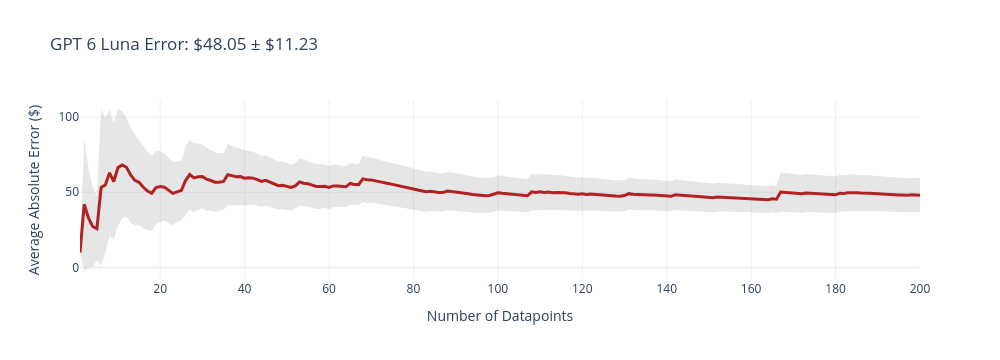
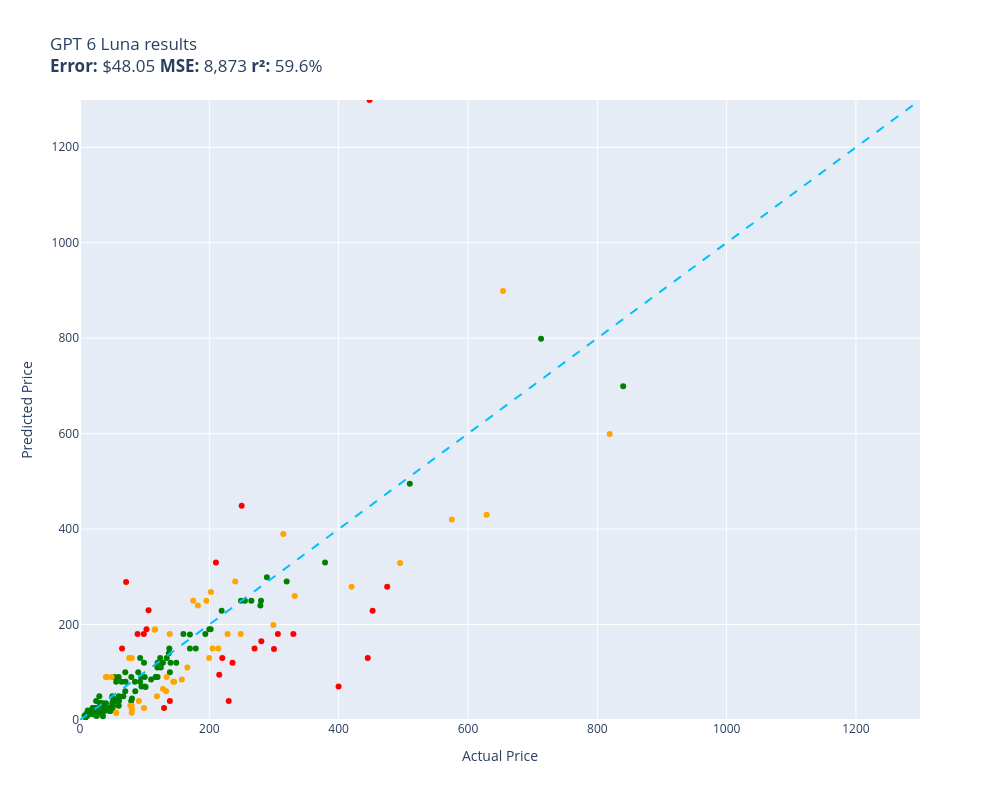

Notebook source saved alongside these figures, in order:
### Code cell
evaluate(gpt_6_luna, test)

### Figure 1 — Plotly figure (JSON) as saved in the notebook; plotly's stock layout.template omitted (floating-point values rounded to 4 significant figures; data arrays with more than 128 entries replaced by an {"elided": "..."} marker saying what was removed)
{"data": [{"fill": "toself", "fillcolor": "rgba(128,128,128,0.2)", "hoverinfo": "skip", "line": {"color": "rgba(255,255,255,0)"}, "name": "95% CI", "showlegend": false, "type": "scatter", "x": {"elided": "400 int values"}, "y": {"elided": "400 float values"}}, {"customdata": {"elided": "200x1 float values"}, "hovertemplate": "n=%{x}<br>Avg Error=$%{y:,.2f}<br>±95% CI=$%{customdata[0]:,.2f}<extra></extra>", "line": {"color": "firebrick", "width": 3}, "mode": "lines", "name": "Cumulative Avg Error", "type": "scatter", "x": {"elided": "200 int values"}, "y": {"elided": "200 float values"}}], "layout": {"height": 360, "showlegend": false, "title": {"text": "GPT 6 Luna Error: $48.05 ± $11.23"}, "width": 1000, "xaxis": {"title": {"text": "Number of Datapoints"}}, "yaxis": {"title": {"text": "Average Absolute Error ($)"}}}}

### Figure 2 — Plotly figure (JSON) as saved in the notebook; plotly's stock layout.template omitted (floating-point values rounded to 4 significant figures; data arrays with more than 128 entries replaced by an {"elided": "..."} marker saying what was removed)
{"data": [{"customdata": {"elided": "133x1 str values"}, "hovertemplate": "%{customdata[0]}<extra></extra>", "legendgroup": "green", "marker": {"color": "green", "size": 6, "symbol": "circle"}, "mode": "markers", "name": "green", "orientation": "v", "showlegend": true, "type": "scatter", "x": {"elided": "133 float values"}, "xaxis": "x", "y": {"elided": "133 float values"}, "yaxis": "y"}, {"customdata": [["telpo Headlight Assembly Fit For 15 Camr...\nGuess=$189.99 Actual=$115.99"], ["SuppliesOutlet Compatible Toner Cartridg...\nGuess=$79.99 Actual=$144.29"], ["PEMP E65 E66 CDC Simulate Optical Fiber ...\nGuess=$49.99 Actual=$119.00"], ["Intermatic PX300 12V 300W Transformer wi...\nGuess=$89.99 Actual=$134.00"], ["SKB iSeries 3i-13096-6KP Case for BlackM...\nGuess=$249.99 Actual=$174.99"], ["Bam Trekking 3027SB Single Black Clarine...\nGuess=$260.00 Actual=$332.00"], ["Mini PC, Kinupute Desktop Computer E3-12...\nGuess=$329.00 Actual=$495.00"], ["Clementoni 39132.5 Jigsaw Puzzle 1,000 P...\nGuess=$14.99 Actual=$79.95"], ["KOMPUTERBAY 4GB 2X 2GB DDR2 1066MHz PC2-...\nGuess=$22.00 Actual=$80.34"], ["Scranton & Co 3 Drawer Mobile File Cabin...\nGuess=$189.00 Actual=$115.35"], ["Canon EOS Rebel T7 Digital SLR Camera wi...\nGuess=$599.00 Actual=$819.00"], ["Task T24287 Roman Ogee Router Bit with 1...\nGuess=$14.99 Actual=$55.88"], ["Travelpro Platinum Elite Slim Business L...\nGuess=$149.99 Actual=$213.83"], ["JRready ST6313 DT Deutsch Connector Kit,...\nGuess=$129.99 Actual=$199.68"], ["15\" Locking Shower Head Extension Arm in...\nGuess=$29.99 Actual=$79.95"], ["Wenger City Upgrade Laptop Backpack with...\nGuess=$79.99 Actual=$145.42"], ["MC: Pindicator (Dual Intensity Amber)\nGuess=$90.00 Actual=$40.00"], ["Evan-Fischer Front Bumper Cover Compatib...\nGuess=$268.00 Actual=$202.38"], ["Webcem Solar Shed Light Outdoor Indoor, ...\nGuess=$29.99 Actual=$77.96"], ["Festool 492370 Platin 2 S1000 Grit 6-Inc...\nGuess=$39.99 Actual=$91.00"], ["Poison Spyder 10-08-020 Rocker Knocker\nGuess=$429.99 Actual=$628.76"], ["VLAND LED Smoked Taillights Compatible F...\nGuess=$289.99 Actual=$239.99"], ["BESTILL Wall Mounted Shower Faucet Set, ...\nGuess=$129.99 Actual=$76.00"], ["Marvel Legends Series X-Men 6-Inch Archa...\nGuess=$24.99 Actual=$98.95"], ["ANZO USA 111207 GMC SIERRA 99-06 / YUKON...\nGuess=$239.99 Actual=$182.28"], ["Pioneer 2AM401-BN Two Handle Kitchen Fau...\nGuess=$180.00 Actual=$228.22"], ["Grey Pneumatic 1311SD Impact Socket Set\nGuess=$85.00 Actual=$157.43"], ["Walker Exhaust Ultra EPA 16478 Direct Fi...\nGuess=$420.00 Actual=$574.99"], ["Mikrotik RB3011UIAS-RM RouterBOARD 10xGi...\nGuess=$199.00 Actual=$299.00"], ["AC Compressor & A/C Kit For BMW 335i 335...\nGuess=$389.95 Actual=$314.41"], ["DuraGo 29515020 Front Hub Assembly\nGuess=$64.99 Actual=$128.34"], ["MXR Carbon Copy Deluxe Analog Delay Guit...\nGuess=$249.99 Actual=$195.50"], ["Cardone 84-58642 New HEI Electronic Dist...\nGuess=$110.00 Actual=$165.99"], ["SP Air Corporation SP-8102BU 1/4-Inch He...\nGuess=$149.99 Actual=$204.99"], ["A-Premium Front Suspension Steering Knuc...\nGuess=$89.99 Actual=$48.99"], ["OEM Samsung Remote Control Shipped with ...\nGuess=$14.99 Actual=$56.00"], ["LD Compatible Ink Cartridge Replacement ...\nGuess=$89.99 Actual=$41.99"], ["Pacific Drums PDCM1618TTRB 16 x 18 Inche...\nGuess=$279.00 Actual=$419.99"], ["Empava 24\" Single Wall Ovens 10 Cooking ...\nGuess=$899.00 Actual=$654.14"], ["PowerSport Front Rear Brakes and Rotors ...\nGuess=$180.00 Actual=$248.51"], ["Targus CityGear Durable Backpack, Black,...\nGuess=$59.99 Actual=$133.43"], ["Garmin 010-12402-10 GT15M-TM Transom-Mou...\nGuess=$179.99 Actual=$138.74"], ["MonMount Triple Monitor Stand Freestandi...\nGuess=$129.99 Actual=$79.99"]], "hovertemplate": "%{customdata[0]}<extra></extra>", "legendgroup": "orange", "marker": {"color": "orange", "size": 6, "symbol": "circle"}, "mode": "markers", "name": "orange", "orientation": "v", "showlegend": true, "type": "scatter", "x": [116.0, 144.3, 119.0, 134.0, 175.0, 332.0, 495.0, 79.95, 80.34, 115.3, 819.0, 55.88, 213.8, 199.7, 79.95, 145.4, 40.0, 202.4, 77.96, 91.0, 628.8, 240.0, 76.0, 98.95, 182.3, 228.2, 157.4, 575.0, 299.0, 314.4, 128.3, 195.5, 166.0, 205.0, 48.99, 56.0, 41.99, 420.0, 654.1, 248.5, 133.4, 138.7, 79.99], "xaxis": "x", "y": [190.0, 79.99, 49.99, 89.99, 250.0, 260.0, 329.0, 14.99, 22.0, 189.0, 599.0, 14.99, 150.0, 130.0, 29.99, 79.99, 90.0, 268.0, 29.99, 39.99, 430.0, 290.0, 130.0, 24.99, 240.0, 180.0, 85.0, 420.0, 199.0, 389.9, 64.99, 250.0, 110.0, 150.0, 89.99, 14.99, 89.99, 279.0, 899.0, 180.0, 59.99, 180.0, 130.0], "yaxis": "y"}, {"customdata": [["RBC12-UPC Replacement Battery Cartridge ...\nGuess=$39.99 Actual=$229.99"], ["ACDelco GM Original Equipment FW339 Fron...\nGuess=$95.00 Actual=$215.33"], ["Pump Head TBVECHI 175PSI 4KW 5.5HP 21CFM...\nGuess=$180.00 Actual=$329.90"], ["APS iBoard 6-inch Aluminum (Black Powder...\nGuess=$329.99 Actual=$210.23"], ["DEWALT 20V MAX* XR Impact Driver with Bl...\nGuess=$229.00 Actual=$452.53"], ["Aolemi Oil Rubbed Bronze Single Function...\nGuess=$180.00 Actual=$98.65"], ["Dakota Alert MURS Alert Probe Sensor - M...\nGuess=$130.00 Actual=$219.99"], ["3D Tree Hole Branches 075 Stair Risers D...\nGuess=$24.99 Actual=$129.99"], ["KOHLER 18865-CP Filtered Water Faucet, P...\nGuess=$279.00 Actual=$475.00"], ["Sumerain S1339CM Double Handle Widesprea...\nGuess=$120.00 Actual=$235.86"], ["Lighted Triangle Mirror Cabinet Bathroom...\nGuess=$129.99 Actual=$445.00"], ["Kingston Brass KS269SN Kingston Clawfoot...\nGuess=$180.00 Actual=$305.99"], ["Aeromotive 13304 Regulator, X1 Adjustabl...\nGuess=$149.99 Actual=$269.95"], ["Canon Sure Shot 90u 35mm Date Camera\nGuess=$70.00 Actual=$399.89"], ["GENUINE VOLVO THERMOSTAT (3.0, 3.2) S60 ...\nGuess=$189.99 Actual=$102.85"], ["CradlePoint Compact Broadband Router (CB...\nGuess=$180.00 Actual=$89.00"], ["New Replacement seat cover fits Yamaha M...\nGuess=$39.99 Actual=$138.95"], ["Amana Tool - SC587 Carbide Tipped 3-Wing...\nGuess=$289.00 Actual=$71.23"], ["UPR Mach 1 Chin Spoiler Fits 94-98 Musta...\nGuess=$149.99 Actual=$64.99"], ["Music Hall pa15.3 MM/MC Phono Preamplifi...\nGuess=$449.00 Actual=$250.00"], ["KUNFINE Android Radio CarPlay & Android ...\nGuess=$230.00 Actual=$106.00"], ["Steering Wheel, Carbon Fiber Automotive ...\nGuess=$1,299.00 Actual=$447.74"], ["HP Laserjet 2100 Laser Printer W/Test Pr...\nGuess=$149.00 Actual=$299.98"], ["For Volvo C70 S70 V70 V40 S40 AC Compres...\nGuess=$165.00 Actual=$280.41"]], "hovertemplate": "%{customdata[0]}<extra></extra>", "legendgroup": "red", "marker": {"color": "red", "size": 6, "symbol": "circle"}, "mode": "markers", "name": "red", "orientation": "v", "showlegend": true, "type": "scatter", "x": [230.0, 215.3, 329.9, 210.2, 452.5, 98.65, 220.0, 130.0, 475.0, 235.9, 445.0, 306.0, 269.9, 399.9, 102.8, 89.0, 138.9, 71.23, 64.99, 250.0, 106.0, 447.7, 300.0, 280.4], "xaxis": "x", "y": [39.99, 95.0, 180.0, 330.0, 229.0, 180.0, 130.0, 24.99, 279.0, 120.0, 130.0, 180.0, 150.0, 70.0, 190.0, 180.0, 39.99, 289.0, 150.0, 449.0, 230.0, 1299.0, 149.0, 165.0], "yaxis": "y"}, {"hoverinfo": "skip", "line": {"color": "deepskyblue", "dash": "dash", "width": 2}, "mode": "lines", "name": "y = x", "showlegend": false, "type": "scatter", "x": [0, 1299], "y": [0, 1299]}], "layout": {"height": 800, "legend": {"title": {"text": "color"}, "tracegroupgap": 0}, "showlegend": false, "title": {"text": "GPT 6 Luna results<br><b>Error:</b> $48.05 <b>MSE:</b> 8,873 <b>r²:</b> 59.6%"}, "width": 1000, "xaxis": {"anchor": "y", "domain": [0, 1], "range": [0, 1299], "title": {"text": "Actual Price"}}, "yaxis": {"anchor": "x", "domain": [0, 1], "range": [0, 1299], "title": {"text": "Predicted Price"}}}}
